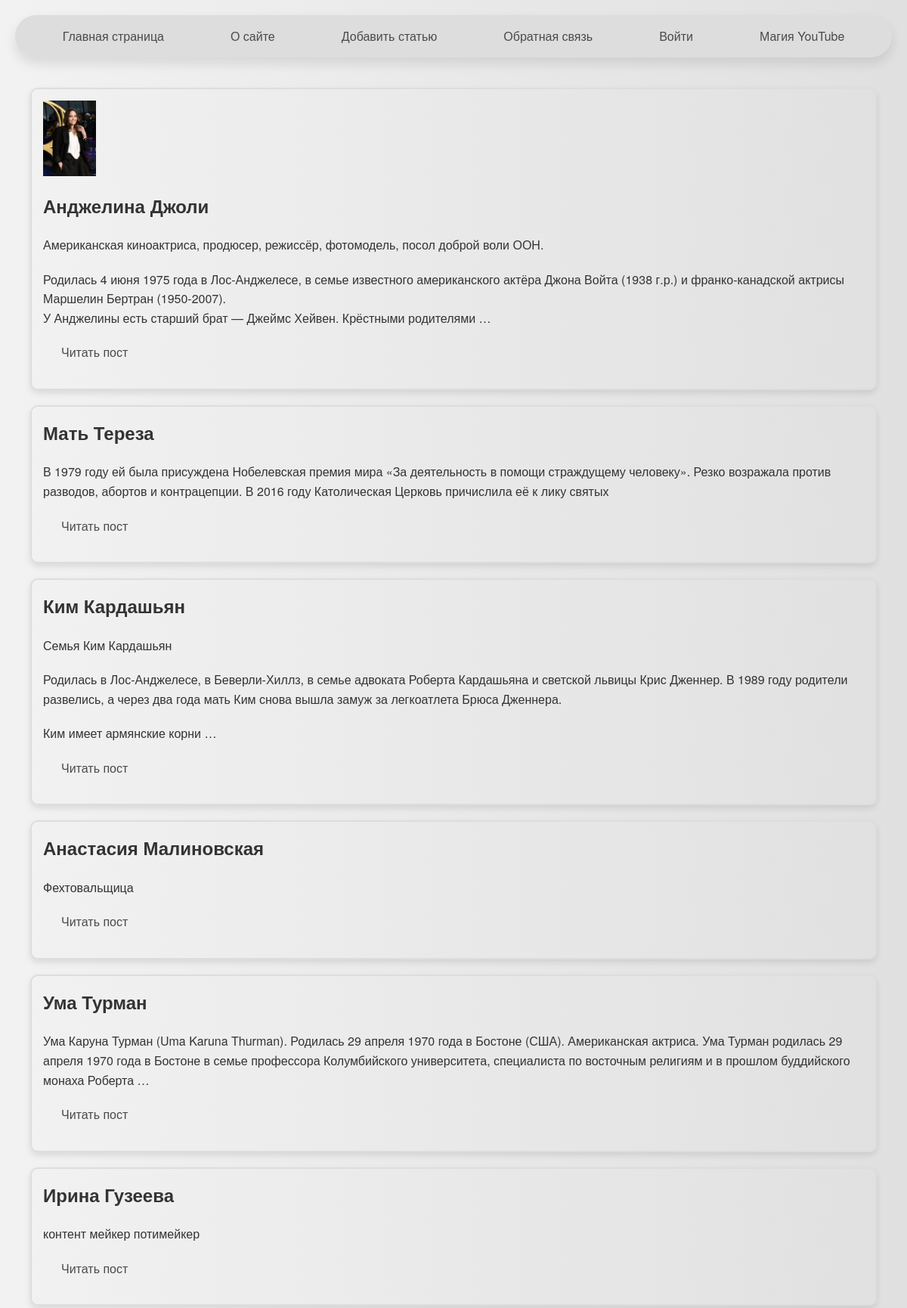
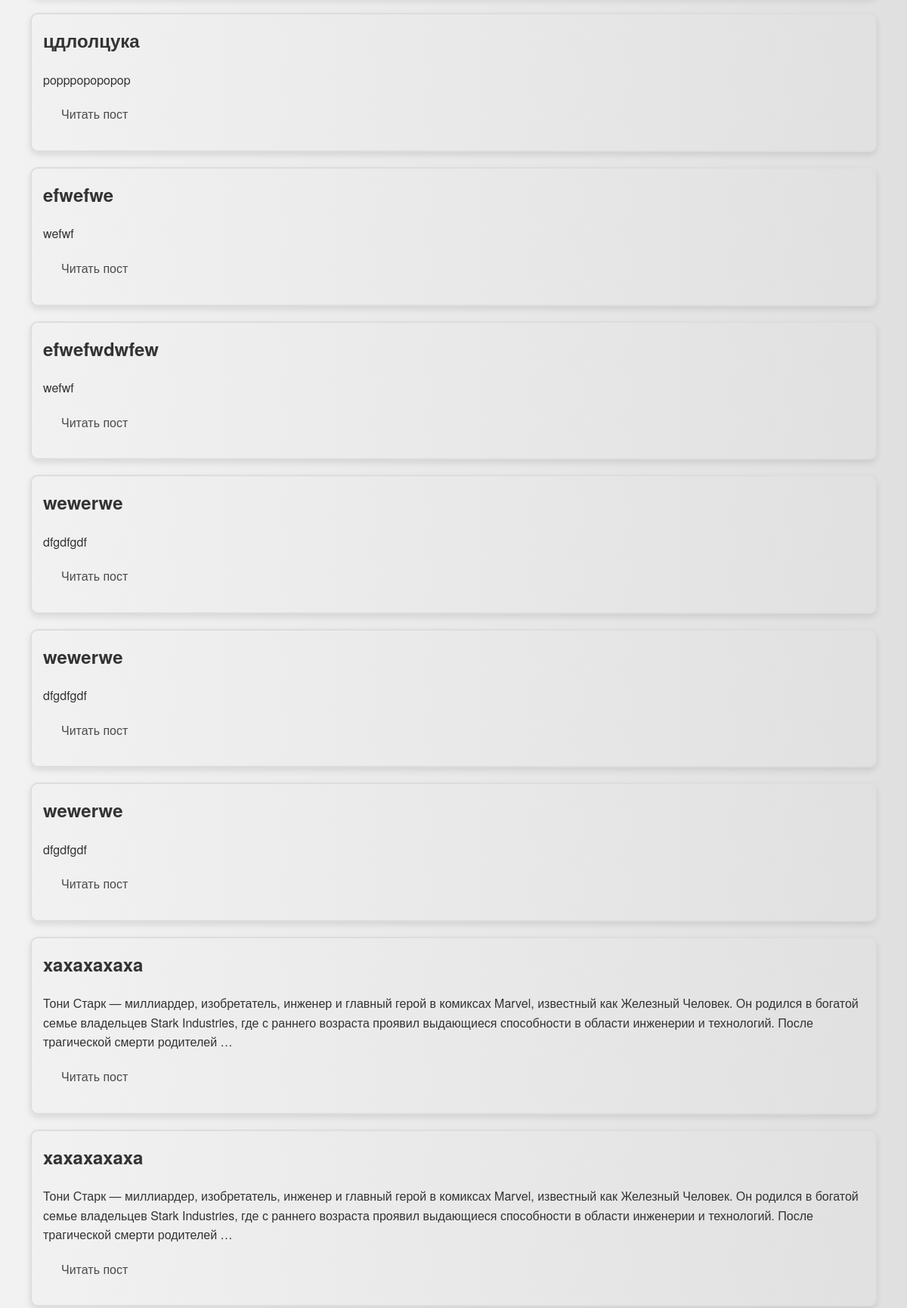
The page / (upper part) on the database its author committed (2 pictures, top to bottom).
### women/models.py (models this page shows, shortened)
class Women(models.Model):
    class Stutus(models.IntegerChoices):
        DRAFT = 0, 'Черновик'
        PABLISHED = 1, 'Опубликовано'
    title = models.CharField(max_length=200, verbose_name='Заголовок')
    slug = models.SlugField(max_length=120, unique=True, db_index=True)
    photo = models.ImageField(upload_to='photos/%Y/%m/%d/', default=None, blank=True, null=True, verbose_name = 'Фото')
    content = models.TextField(blank=True, verbose_name='Текст статьи')
    time_create = models.DateTimeField(auto_now_add=True)
    time_update = models.DateTimeField(auto_now=True)
    is_publisher = models.BooleanField(choices=tuple(map(lambda x:(bool(x[0]),x[1]), Stutus.choices)), default=Stutus.PABLISHED)
    cat = models.ForeignKey('Category', on_delete=models.PROTECT,related_name='posts')
    tags = models.ManyToManyField('TagPost', blank=True, related_name='tags')
    husband = models.OneToOneField('Husband', on_delete=models.SET_NULL,
                                    null=True, blank=True, related_name='wumen')
    objects = models.Manager()
    publisher = PablishedManager()
    def get_absolute_url(self):
        return reverse('post', kwargs={'post_slug' : self.slug})

### women/views.py (the view)
# urls.py: path('', views.index, name='home'),
def index(request):
    posts = Women.publisher.all()
    data =  {
        'title' : 'Главная  страница',
        'menu' : menu,
        'posts' : posts,
        'cat_selected' : 0,
        }
    return render(request, 'women/index.html', context=data)

### women/models.py (called while the page is built)
    def get_queryset(self):
        return super().get_queryset().filter(is_publisher=Women.Stutus.PABLISHED)

    def get_absolute_url(self):
        return reverse('category', kwargs={'cat_slug' : self.slug})

    def get_absolute_url(self):
        return reverse('tag', kwargs={'tag_slug' : self.slug})

### women/templatetags/women_tags.py (called while the page is built)
@register.inclusion_tag('women/list_categories.html')
def show_categories(cat_selected=0):
    cats = Category.objects.all()
    return {'cats': cats, 'cat_selected' : cat_selected}

@register.inclusion_tag('women/list_tags.html')
def show_all_tags():
    return {'tags': TagPost.objects.all()}

### women/templates/women/index.html (shortened to what this page needs)
{% extends 'base.html' %}
{% load women_tags %}
{% block content %}
<ul class="custom-list">
    {% for po in posts %}
        <li>
            {% if po.photo %}
            <p><img class="img-article-left thumb thumbnail" src="{{ po.photo.url }}" style="max-width: 100px; max-height: 100px; object-fit: contain;" ></p>
            {% endif %}
        <h2>{{ po.title }}</h2>
        {% autoescape off %}
        {{ po.content|linebreaks|truncatewords:40 }}
        {% endautoescape %}
        <p><a href="{{ po.get_absolute_url }}">Читать пост</a></p>
        </li>
    {% endfor %}
</ul>
{% endblock %}

### women/static/women/css/styles.css (style rules this page uses)
* { margin: 0; padding: 0; box-sizing: border-box; }
body { font-family: 'Helvetica Neue', sans-serif; background: linear-gradient(to right, #f2f2f2, #e0e0e0); color: #333; line-height: 1.6; padding: 20px; background-attachment: fixed; }
li { margin: 0 20px; }
a { text-decoration: none; color: #4A4A4A; font-size: 16px; padding: 12px 24px; border-radius: 30px; font-weight: 500; transition: background-color 0.3s ease, color 0.3s ease, transform 0.3s ease; position: relative; }
h2, h5, p { margin-bottom: 20px; }
ul.custom-list { list-style-type: none; padding: 0; margin: 0; }
ul.custom-list li { display: block; margin-bottom: 20px; border: 2px solid #ddd; border-radius: 10px; padding: 15px; box-shadow: 0 4px 8px rgba(0, 0, 0, 0.1); transition: transform 0.3s ease, box-shadow 0.3s ease; }
.thumbnail { max-width: 100px; max-height: 100px; object-fit: contain; display: block; }

### rows shown on the page
Women: photo (picture), title "Анджелина Джоли", content "Американская киноактриса, продюсер, режиссёр, фотомодель, посол доброй воли ООН. Родилась 4 июня 1975 года в Лос-Анджелесе, в семье известного американского актёра Джона Войта (1938 г.р.) и франко-канадской актрисы Маршелин Бертран (1950-2007). У Анджелины есть старший брат — Джеймс Хейвен. Крёстными родителями …"
Women: title "Мать Тереза", content "В 1979 году ей была присуждена Нобелевская премия мира «За деятельность в помощи страждущему человеку». Резко возражала против разводов, абортов и контрацепции. В 2016 году Католическая Церковь причислила её к лику святых"
Women: title "Ким Кардашьян", content "Семья Ким Кардашьян Родилась в Лос-Анджелесе, в Беверли-Хиллз, в семье адвоката Роберта Кардашьяна и светской львицы Крис Дженнер. В 1989 году родители развелись, а через два года мать Ким снова вышла замуж за легкоатлета Брюса Дженнера. Ким имеет армянские корни …"
Women: title "Анастасия Малиновская", content "Фехтовальщица"
Women: title "Ума Турман", content "Ума Каруна Турман (Uma Karuna Thurman). Родилась 29 апреля 1970 года в Бостоне (США). Американская актриса. Ума Турман родилась 29 апреля 1970 года в Бостоне в семье профессора Колумбийского университета, специалиста по восточным религиям и в прошлом буддийского монаха Роберта …"
Women: title "Ирина Гузеева", content "контент мейкер потимейкер"
Women: title "цдлолцука", content "popppopopopop"
Women: title "efwefwe", content "wefwf"
Women: title "efwefwdwfew", content "wefwf"
Women: title "wewerwe", content "dfgdfgdf"
Women: title "wewerwe", content "dfgdfgdf"
Women: title "wewerwe", content "dfgdfgdf"
Women: title "xaxaxaxaxa", content "Тони Старк — миллиардер, изобретатель, инженер и главный герой в комиксах Marvel, известный как Железный Человек. Он родился в богатой семье владельцев Stark Industries, где с раннего возраста проявил выдающиеся способности в области инженерии и технологий. После трагической смерти родителей …"
Women: title "xaxaxaxaxa", content "Тони Старк — миллиардер, изобретатель, инженер и главный герой в комиксах Marvel, известный как Железный Человек. Он родился в богатой семье владельцев Stark Industries, где с раннего возраста проявил выдающиеся способности в области инженерии и технологий. После трагической смерти родителей …"

### other values the page prints
{{ m.title }} "О сайте" "Добавить статью" "Обратная связь" "Войти"
